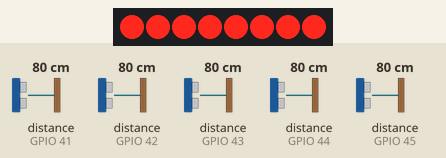
The program below on a simulated ESP32. On the bench: 8 shift-register outputs drawn as a row of LEDs (first output left, lit = HIGH). Wiring (inferred from the names in the program): shift register (74HC595): data GPIO 15; shift clock GPIO 32; latch GPIO 14. Wiring (inferred from the signals the program sends): row of LEDs: on Q0, Q1, Q2, Q3, Q4, Q5, Q6, Q7. The test bench sets the inputs (shaded band); at power-on: distance to the obstacle (sensors on GPIO 41, GPIO 42, GPIO 43, GPIO 44, GPIO 45) 80 cm. What the program prints to the serial monitor is not drawn.

Above: at 0.01 s.
At 0.5 s:
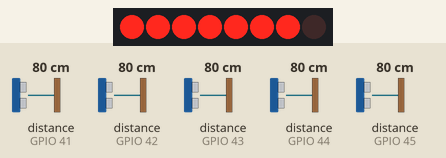
Timing chart, 0 to 2.2 s (numbered marks = the images above):
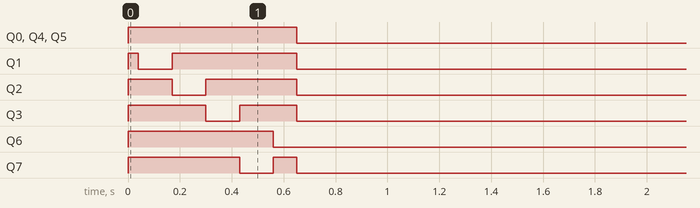

The program:

main.cpp
```cpp
#include <Wire.h>
#include <VL53L0X.h>

//#define XSHUT_pin6 not required for address change

//ADDRESS_DEFAULT 0b0101001 or 41
//#define Sensor1_newAddress 41 not required address change
#define Sensor2_newAddress 42
#define Sensor3_newAddress 43
#define Sensor4_newAddress 44
#define Sensor5_newAddress 45
#define Sensor6_newAddress 46
#define Sensor7_newAddress 47
#define Sensor8_newAddress 48

uint8_t addresses[] = {41,42,43,44,45,46,47,48};
byte bytes[] = {B00000010,B00000100,B00001000,B10000000,B01000000,B00000001,B00100000,B00010000};

int latchPin = 14;
int clockPin = 32;
int dataPin = 15;

VL53L0X sensors[8];


void setup()
{
  pinMode(latchPin, OUTPUT);
  pinMode(clockPin, OUTPUT);
  pinMode(dataPin, OUTPUT);

  Serial.begin(9600);

  Wire.begin();
  for (int i=0; i < 5; i+=1){
    digitalWrite(latchPin, LOW);
    delay(20);
    shiftOut(dataPin, clockPin, MSBFIRST, bytes[i]);
    delay(20);
    digitalWrite(latchPin, HIGH);
    delay(20);
    sensors[i].init();
    delay(20);
    sensors[i].setAddress(addresses[i]);
    delay(50);
    //sensors[i].startContinuous();
  }

  digitalWrite(latchPin, LOW);
  shiftOut(dataPin, clockPin, MSBFIRST, B11111111);
  digitalWrite(latchPin, HIGH);

  for (int i=0; i < 5; i+=1){
    delay(5);
     //sensors[i].startContinuous();
    delay(5);
  }
}

void loop()
{
  for (int i=0; i < 5; i+=1){
    Serial.print(sensors[i].readRangeContinuousMillimeters());
    Serial.print(',');
    delay(20);
  }
  Serial.println();
}
```
